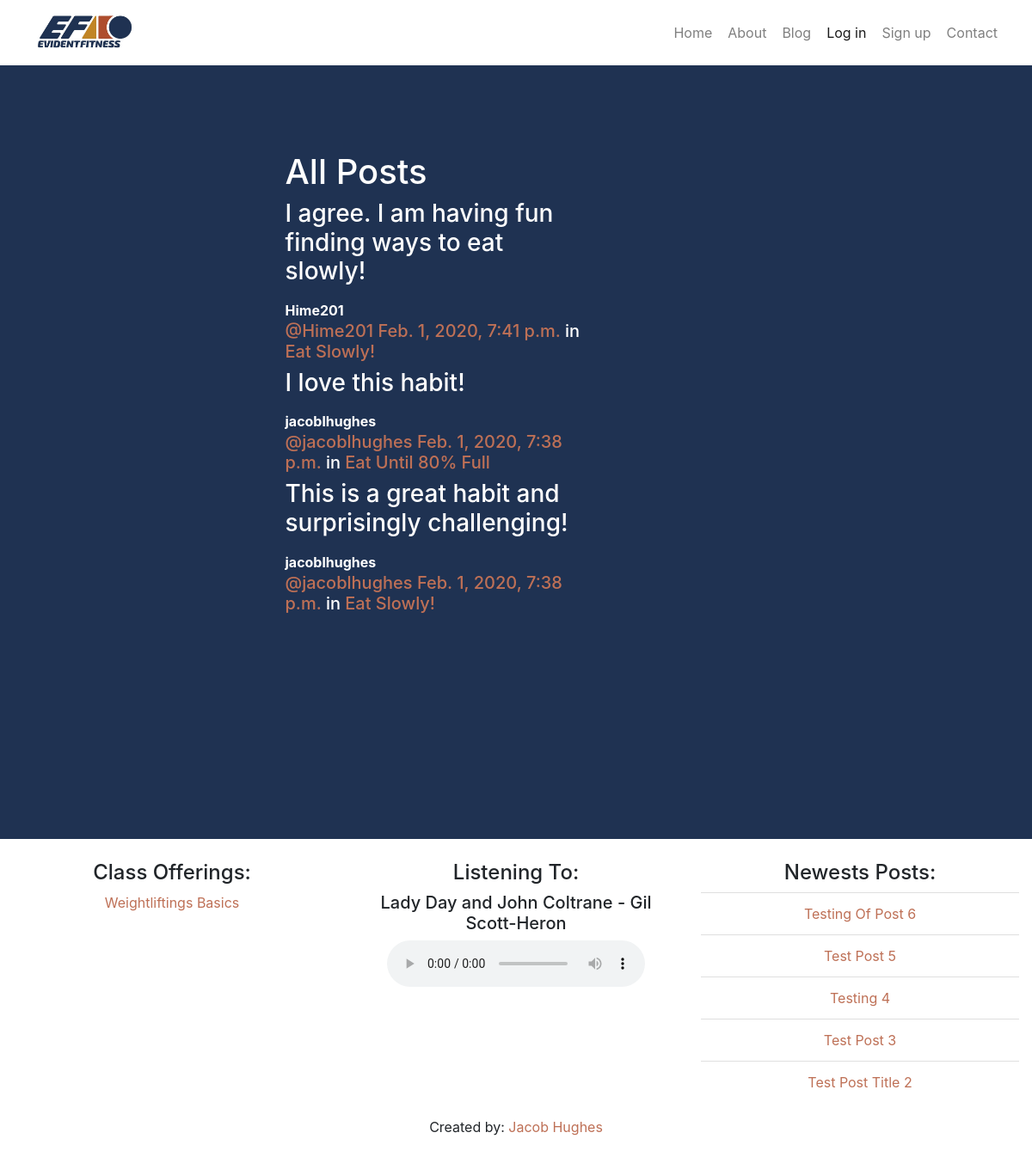
The app's page /posts/, older data.
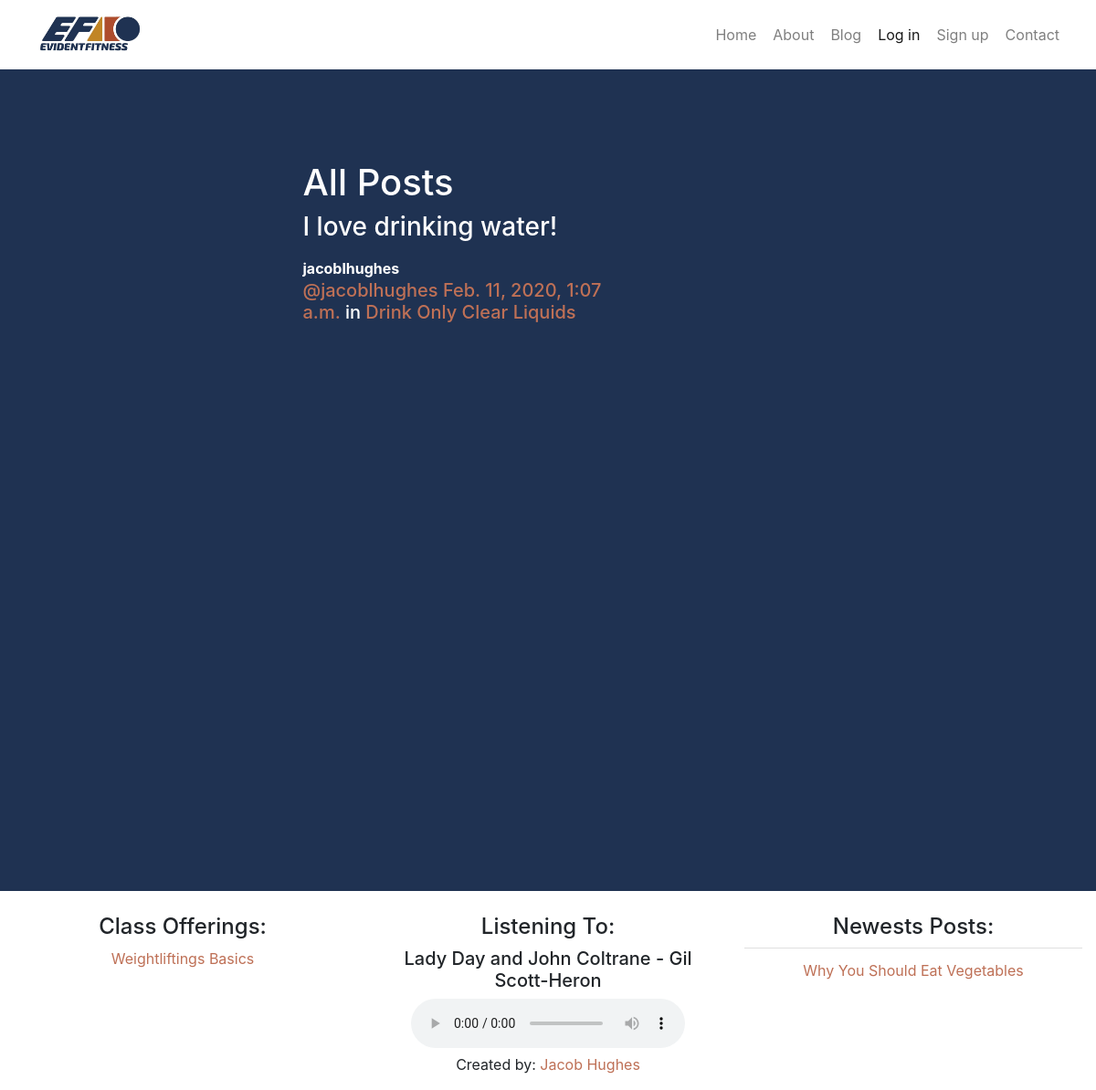
The same page, newer data.
### posts/models.py (models this page shows, shortened)
class Post(models.Model):
    user = models.ForeignKey(User, related_name="posts", on_delete=models.CASCADE)
    created_at = models.DateTimeField(auto_now=True)
    message = models.TextField()
    message_html = models.TextField(editable=False)
    habit = models.ForeignKey(Habit, related_name="posts",null=True, blank=True, on_delete=models.CASCADE)
    class Meta:
        ordering = ["-created_at"]
        unique_together = ["user", "message"]

### habits/models.py (models this page shows, shortened)
class Habit(models.Model):
    name = models.TextField(max_length=255, unique=True, blank=True)
    slug = models.SlugField(allow_unicode=True, unique=True, blank=True)
    description = models.TextField(blank=True, default='')
    description_html = models.TextField(editable=False, default='', blank=True)
    members = models.ManyToManyField(User,through="HabitMember")
    class Meta:
        ordering = ["name"]

### blog/models.py (models this page shows, shortened)
class BlogPost(models.Model):
    title = models.CharField(max_length=200, unique=True)
    slug = models.SlugField(max_length=200, unique=True)
    author = models.ForeignKey(User, on_delete= models.CASCADE,related_name='blog_posts')
    updated_on = models.DateTimeField(auto_now= True)
    content = models.TextField()
    created_on = models.DateTimeField(auto_now_add=True)
    status = models.IntegerField(choices=STATUS, default=0)
    tags = TaggableManager()
    class Meta:
        ordering = ['-created_on']

### posts/views.py (the view)
# urls.py: path("", views.PostList.as_view(), name="all"),
class PostList(SelectRelatedMixin, generic.ListView):
    model = models.Post
    select_related = ("user", "habit")

### accounts/context_processor.py (called while the page is built)
def profile_information(request):
    context = Profile.objects.all()
    return {'profile_information': context}

### blog/context_processor.py (called while the page is built)
def recent_five(request):
    context = BlogPost.objects.filter(status=1).order_by('-created_on')[:5]
    return {'recent_five': context}

### habits/context_processor.py (called while the page is built)
def user_habits_context(request):
    if request.user.is_authenticated:
        context = HabitMember.objects.filter(user = request.user)
        return {'user_habits_context': context}
    elif request.user.is_anonymous:
        context = HabitMember.objects.filter(user = 1)
        return {'user_habits_context': context}

def all_habits_context(request):
    context = Habit.objects.all()
    return {'all_habits_context':context}

### posts/templates/posts/post_list.html
{% extends "posts/post_base.html" %}
{% load humanize %}
{% block post_content %}
<div class = 'col-12'>
<h1>All Posts</h1>
</div>
<div class="col-md-8">
	{% for post in post_list %}
  {% include "posts/_post.html" %}
	{% endfor %}
</div>
{% endblock %}

### templates/base.html (shortened to what this page needs)
<!DOCTYPE html>
{% load static %}
<html lang="en">
<head>
    <link rel="stylesheet" href="https://maxcdn.bootstrapcdn.com/bootstrap/4.0.0/css/bootstrap.min.css"
>
    <link rel="stylesheet" href="{% static 'efportal/css/efportalstyle.css' %}" />
</head>
<body>
    <div class='container-fluid' id='navbar_container'>
        <nav class='navbar navbar-expand-lg navbar-light' role='navigation' id='navbar'>
            <a class='navbar-brand mynav' href="{% url 'home' %}"><img id='ef_logo'
                    src="{% static 'efportal/images/ef_logo.JPG'%}" alt='EF Logo' /></a>
            <div class='collapse navbar-collapse' id='collapseNavbar'>
                <ul class='nav navbar-nav ml-auto'>
                    <li class='nav-item'><a class="nav-link btn btn-simple" href="{% url 'home' %}"
                            class="btn btn-simple">Home</a></li>
                    <li class='nav-item'><a class="nav-link btn btn-simple" href="{% url 'about' %}"
                            class="btn btn-simple">About</a></li>
                    <li class='nav-item'><a href="{% url 'blog:all_blogposts' %}" class="nav-link btn btn-simple">Blog</a>
                    </li>
                    {% if user.is_authenticated %}
                    <li class='nav-item'><a class="nav-link btn btn-simple"
                            href="{% url 'habits:all' %}">Habits</a></li>
                    <li class='nav-item'><a class="nav-link btn btn-simple"
                            href="{% url 'posts:create' %}">Post</a></li>
                    <li class='nav-item'><a class="nav-link btn btn-simple"
                            href="{% url 'tracking:tracking' %}">Tracking</a></li>
                    {% else %}
                    <li class='nav-item active'><a class="nav-link btn btn-simple" href="{% url 'accounts:login' %}">Log
                            in</a>
                    </li>
                    <li class='nav-item'><a class="nav-link btn btn-simple" href="{% url 'accounts:signup' %}">Sign
                            up</a></li>
                    {% endif %}
                    <li class='nav-item'><a class="nav-link btn btn-simple" href="{% url 'contact' %}"
                            class="btn btn-simple">Contact</a></li>
                </ul>
            </div>
        </nav>
    </div>
    <div class='container mycontent'>
        {% block content %}
        {% endblock %}
    </div>
    <footer class='footer'>
        <div class='container-fluid'>
            <div class='row text-center'>
                <div class='col'>
                    <h4>Class Offerings:</h4>
                    <p><a href='#'>Weightliftings Basics</a></p>
                </div>
                <div class='col'>
                    <h4>Listening To:</h4>
                    <h5>Lady Day and John Coltrane - Gil Scott-Heron</h5>
                    <audio controls>
                        <source src="{% static 'efportal/audio/musica.mp3' %}" type="audio/mpeg">
                    </audio>
                </div>
                <div class='col'>
                    <h4>Newests Posts:</h4>
                    <ul class = 'list-unstyled list-group-flush'>
                    {% for p in recent_five %}
                    <li class='list-group-item' ><a href={% url 'blog:blogpost_detail' p.pk p.slug %}>{{ p.title }}</a></li>
                    {% endfor %}
                    </ul>
                </div>
            </div>
            <div class='row'>
                <div class='col text-center'>
                    <p>Created by: <a href='https://www.jacoblhughes.com'>Jacob Hughes</a></p>
                </div>
            </div>
        </div>
    </footer>
</body>
</html>

### posts/templates/posts/_post.html (shortened to what this page needs)
	<div class='row'>
		<div class='col-12'>
			<h3>{{ post.message_html|safe }}</h3>
		</div>
	</div>
	<div class='row'>
		<div class="media-body col-12">
			<strong>{{ post.user.username }}</strong>
			<h5 class="media-heading">
				<span class="username"><a
						href="{% url 'posts:for_user' username=post.user.username %}">@{{ post.user.username }}</a></span>
				<time class="time"><a
						href="{% url 'posts:single' username=post.user.username pk=post.pk %}">{{ post.created_at }}</a></time>
				{% if post.habit %}
				<span class="habit-name">in <a href="#">{{ post.habit.name }}</a></span>
				{% endif %}
			</h5>
		</div>
	</div>

Row changes from the older to the newer data that the page shows:
removed Post: message_html "I agree. I am having fun finding ways to eat slowly!", user.username "Hime201", created_at "Feb. 1, 2020, 7:41 p.m.", habit.name "Eat Slowly!"
removed Post: message_html "I love this habit!", user.username "jacoblhughes", created_at "Feb. 1, 2020, 7:38 p.m.", habit.name "Eat Until 80% Full"
removed Post: message_html "This is a great habit and surprisingly challenging!", user.username "jacoblhughes", created_at "Feb. 1, 2020, 7:38 p.m.", habit.name "Eat Slowly!"
removed BlogPost: title "Testing Of Post 6"
removed BlogPost: title "Test Post 5"
removed BlogPost: title "Testing 4"
removed BlogPost: title "Test Post 3"
removed BlogPost: title "Test Post Title 2"
added Post: message_html "I love drinking water!", user.username "jacoblhughes", created_at "Feb. 11, 2020, 1:07 a.m.", habit.name "Drink Only Clear Liquids"
added BlogPost: title "Why You Should Eat Vegetables"
